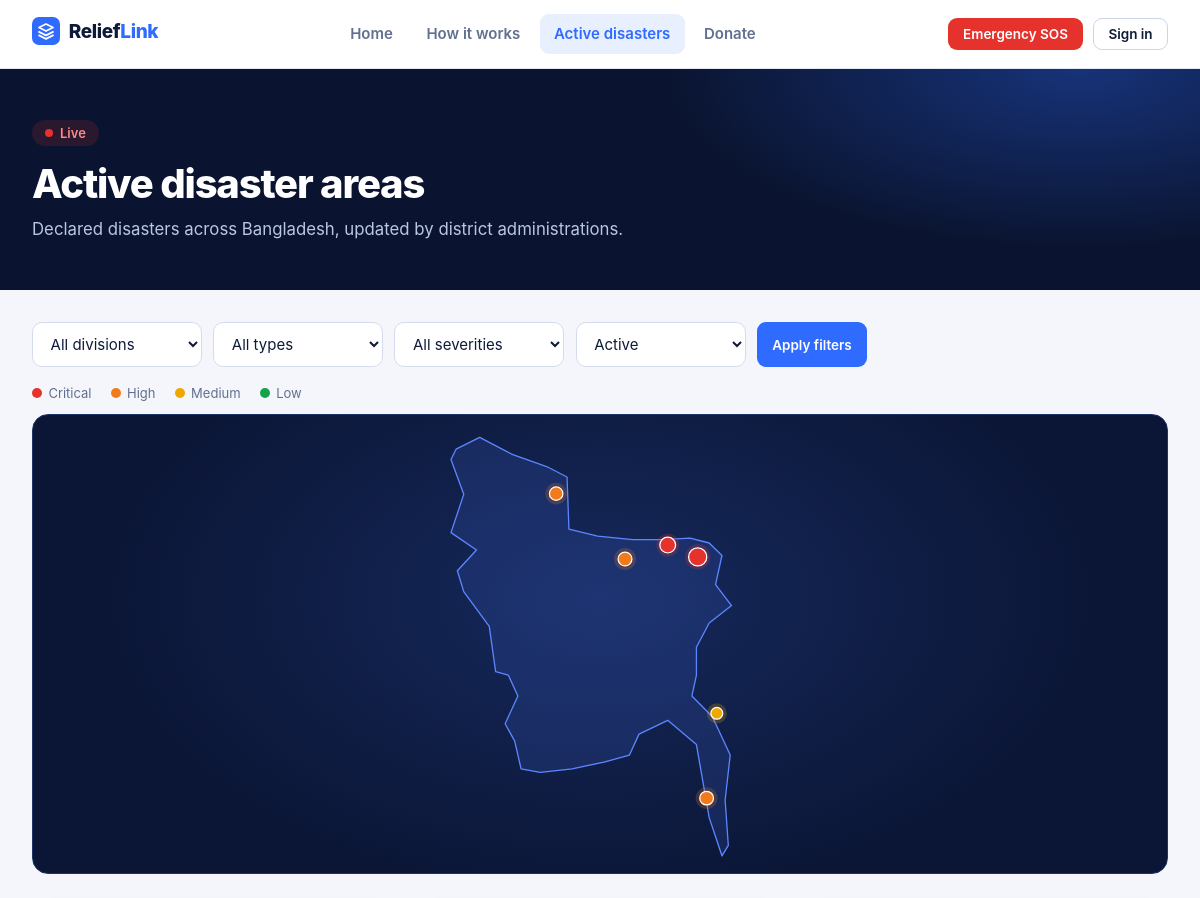
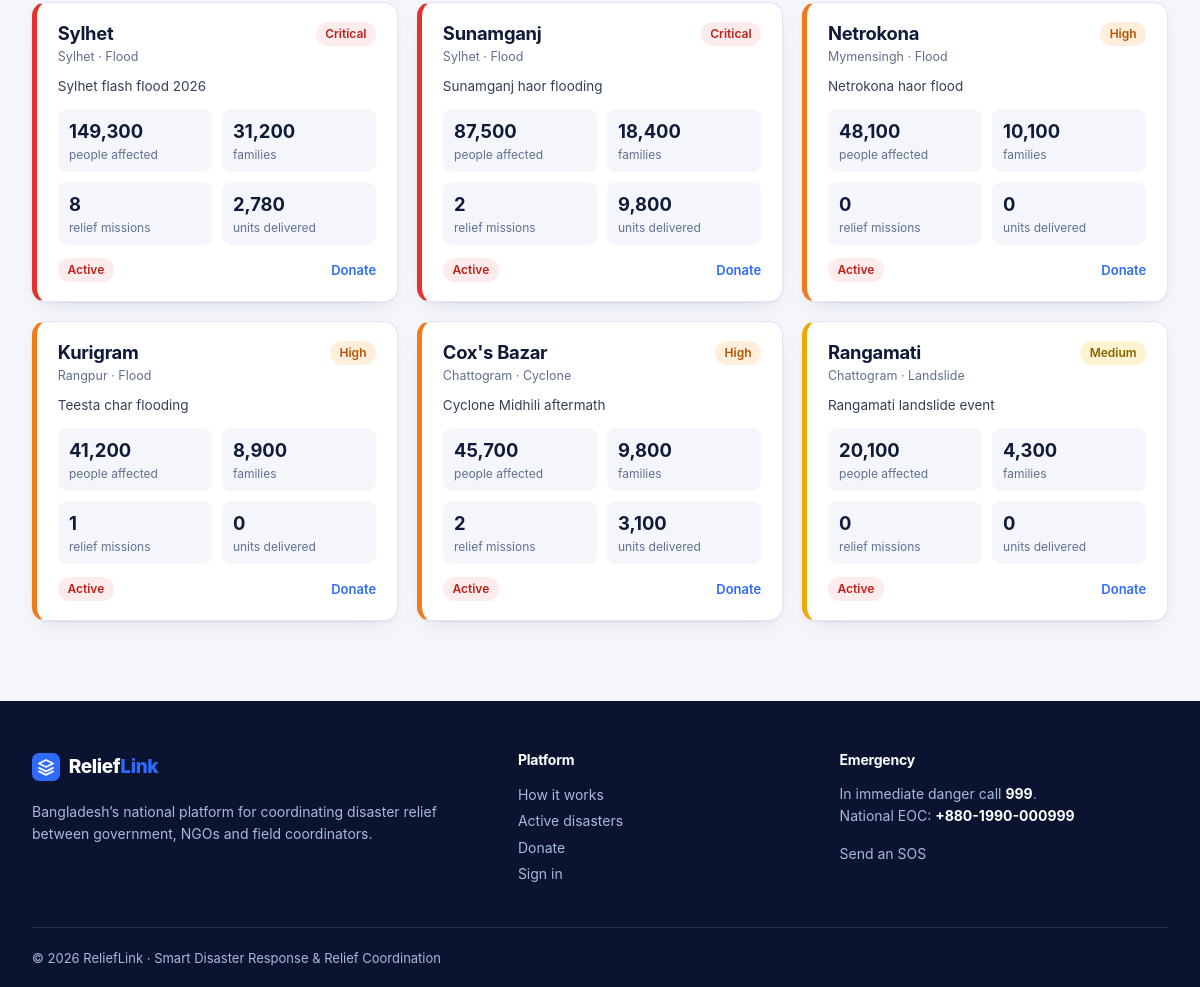
The page /disasters.php on the database its author committed (2 pictures, top to bottom).
### tables this page shows
CREATE TABLE disasters (
  id INT AUTO_INCREMENT PRIMARY KEY, title VARCHAR(160) NOT NULL,
  type ENUM('flood','cyclone','landslide','erosion','earthquake','fire','drought','other') NOT NULL,
  severity ENUM('low','medium','high','critical') NOT NULL, status ENUM('active','monitoring','resolved') NOT NULL DEFAULT 'active',
  district_id INT NOT NULL, affected_people INT NOT NULL DEFAULT 0, families INT NOT NULL DEFAULT 0, description TEXT NULL,
  declared_by INT NULL, declared_at DATETIME NOT NULL DEFAULT CURRENT_TIMESTAMP,
  FOREIGN KEY (district_id) REFERENCES districts(id), INDEX (status, severity)
);

CREATE TABLE districts (
  id INT AUTO_INCREMENT PRIMARY KEY, name VARCHAR(60) NOT NULL UNIQUE, division VARCHAR(40) NOT NULL,
  lat DECIMAL(8,5) NOT NULL, lng DECIMAL(8,5) NOT NULL, INDEX (division)
);

### disasters.php (the view, shortened to what this page needs)
<?php
require __DIR__ . '/includes/bootstrap.php';
require __DIR__ . '/includes/layout.php';
$div  = $_GET['division'] ?? ''; $type = $_GET['type'] ?? ''; $sev = $_GET['severity'] ?? ''; $st = $_GET['status'] ?? 'active';
$where = ['1=1']; $p = [];
if (in_array($st, ['active', 'monitoring', 'resolved'], true)) { $where[] = 'd.status=?'; $p[] = $st; }
$list = rows('SELECT d.*, di.name AS district, di.division, di.lat, di.lng,
    (SELECT COUNT(*) FROM relief_missions m WHERE m.disaster_id=d.id) AS missions,
    (SELECT COALESCE(SUM(m.delivered_qty),0) FROM relief_missions m WHERE m.disaster_id=d.id) AS delivered
    FROM disasters d JOIN districts di ON di.id=d.district_id WHERE ' . implode(' AND ', $where) . '
    ORDER BY FIELD(d.severity,"critical","high","medium","low"), d.declared_at DESC', $p);
$points = array_map(fn($d) => ['title' => $d['title'], 'name' => $d['district'], 'severity' => $d['severity'], 'status' => $d['status'], 'people' => $d['affected_people'], 'lat' => $d['lat'], 'lng' => $d['lng']], $list);
$divisions = array_column(rows('SELECT DISTINCT division FROM districts ORDER BY division'), 'division');
public_head('Active Disasters', 'disasters'); ?>
<section class="page-hero"><div class="container"><span class="tag"><span class="dot"></span> Live</span><h1>Active disaster areas</h1><p>Declared disasters across Bangladesh, updated by district administrations.</p></div></section>
<section class="s" style="padding-top:2rem"><div class="container">
  <form class="filters" method="get">
    <select name="division" aria-label="Division"><option value="">All divisions</option><?php foreach ($divisions as $d): ?><option <?= $div === $d ? 'selected' : '' ?>><?= e($d) ?></option><?php endforeach; ?></select>
    <select name="type" aria-label="Type"><option value="">All types</option><?= opts(DISASTER_TYPES, $type) ?></select>
    <select name="severity" aria-label="Severity"><option value="">All severities</option><?= opts(SEVERITIES, $sev) ?></select>
    <select name="status" aria-label="Status"><option value="">Any status</option><?= opts(['active', 'monitoring', 'resolved'], $st) ?></select>
    <button class="btn btn-primary btn-sm">Apply filters</button>
  </form>
  <div class="legend"><span><i style="background:var(--red)"></i>Critical</span><span><i style="background:var(--orange)"></i>High</span><span><i style="background:var(--amber)"></i>Medium</span><span><i style="background:var(--green)"></i>Low</span></div>
  <div class="maplg" data-map='<?= e(json_encode($points)) ?>'></div>
  <div class="dgrid">
    <?php foreach ($list as $d): ?>
      <article class="dcard <?= e($d['severity']) ?>">
        <header><div><h3><?= e($d['district']) ?></h3><small><?= e($d['division']) ?> · <?= e(ucfirst($d['type'])) ?></small></div><?= badge($d['severity']) ?></header>
        <p style="font-size:13.5px;color:#334155"><?= e($d['title']) ?></p>
        <div class="nums"><div><b><?= number_format($d['affected_people']) ?></b>people affected</div><div><b><?= number_format($d['families']) ?></b>families</div><div><b><?= (int)$d['missions'] ?></b>relief missions</div><div><b><?= number_format($d['delivered']) ?></b>units delivered</div></div>
        <div style="margin-top:.8rem;display:flex;justify-content:space-between;align-items:center"><?= badge($d['status']) ?><a href="<?= url('donate.php?disaster=' . $d['id']) ?>" style="font-size:13px;font-weight:600">Donate</a></div>
      </article>
    <?php endforeach; ?>
  </div>
</div></section>
<?php public_foot();

### includes/layout.php (shortened to what this page needs)
<?php
function logo(): string {
    return '<span class="logo"><svg viewBox="0 0 32 32" width="28" height="28" aria-hidden="true"><rect width="32" height="32" rx="8" fill="#2F6BFF"/><path d="M8 12l8-4 8 4-8 4-8-4zm0 5l8 4 8-4M8 21l8 4 8-4" fill="none" stroke="#fff" stroke-width="2" stroke-linejoin="round" stroke-linecap="round"/></svg><b>Relief<i>Link</i></b></span>';
}
function head(string $title, string $bodyClass = ''): void {
    $u = user(); $st = $u ? user_settings($u['settings'] ?? null) : [];
    echo '<!doctype html><html lang="en"><head><meta charset="utf-8"><meta name="viewport" content="width=1280">'
       . '<title>' . e($title) . ' · ' . e(APP_NAME) . '</title>'
       . '<link rel="icon">'
       . '<link rel="stylesheet" href="' . e(url('assets/css/style.css')) . '"></head>'
       . '<body class="' . e($bodyClass) . ($st && !empty($st['datasaver']) ? ' data-saver' : '') . '" data-base="' . e(base_path()) . '" data-csrf="' . e(csrf_token()) . '"'
       . ($u ? ' data-offline="' . (int)$st['offline'] . '" data-autosync="' . (int)$st['autosync'] . '" data-datasaver="' . (int)$st['datasaver'] . '" data-uid="' . (int)$u['id'] . '"' : '') . '>';
}
function public_head(string $title, string $active = ''): void {
    head($title, 'public');
    $u = user();
    $links = ['home' => ['', 'Home'], 'works' => ['how-it-works.php', 'How it works'], 'disasters' => ['disasters.php', 'Active disasters'], 'donate' => ['donate.php', 'Donate']];
    echo '<header class="nav"><div class="container nav-in"><a href="' . e(url('')) . '" class="brand" aria-label="ReliefLink home">' . logo() . '</a><nav aria-label="Main">';
    foreach ($links as $k => [$href, $label]) echo '<a href="' . e(url($href)) . '"' . ($active === $k ? ' class="on"' : '') . '>' . e($label) . '</a>';
    echo '</nav><div class="nav-cta"><a class="btn btn-red btn-sm" href="' . e(url('sos.php')) . '">Emergency SOS</a>';
    echo $u ? '<a class="btn btn-primary btn-sm" href="' . e(url('dashboard/')) . '">Dashboard</a>' : '<a class="btn btn-outline btn-sm" href="' . e(url('login.php')) . '">Sign in</a>';
    echo '</div></div></header>';
}
function public_foot(): void {
    echo '<footer class="foot"><div class="container foot-in"><div><span class="logo-w">' . logo() . '</span><p>Bangladesh&rsquo;s national platform for coordinating disaster relief between government, NGOs and field coordinators.</p></div>'
       . '<div><h5>Platform</h5><a href="' . e(url('how-it-works.php')) . '">How it works</a><a href="' . e(url('disasters.php')) . '">Active disasters</a><a href="' . e(url('donate.php')) . '">Donate</a><a href="' . e(url('login.php')) . '">Sign in</a></div>'
       . '<div><h5>Emergency</h5><p>In immediate danger call <b>999</b>.<br>National EOC: <b>' . e(EOC_PHONE) . '</b></p><a href="' . e(url('sos.php')) . '">Send an SOS</a></div></div>'
       . '<div class="container foot-bot">© ' . date('Y') . ' ReliefLink · Smart Disaster Response &amp; Relief Coordination</div></footer>'
       . '<script src="' . e(url('assets/js/map.js')) . '"></script><script src="' . e(url('assets/js/charts.js')) . '"></script><script src="' . e(url('assets/js/main.js')) . '"></script></body></html>';
}

### includes/bootstrap.php (shortened to what this page needs)
<?php
function base_path(): string {
    static $b = null;
    if ($b !== null) return $b;
    $root = str_replace('\\', '/', (string)realpath(__DIR__ . '/..'));
    $doc  = str_replace('\\', '/', (string)realpath($_SERVER['DOCUMENT_ROOT'] ?? ''));
    if ($doc !== '' && strpos($root, $doc) === 0) return $b = rtrim(substr($root, strlen($doc)), '/');
    $dir = str_replace('\\', '/', dirname($_SERVER['SCRIPT_NAME'] ?? ''));
    $dir = preg_replace('#/(dashboard|api)$#', '', $dir);
    return $b = rtrim($dir === '/' ? '' : $dir, '/');
}
function url(string $path = ''): string { return base_path() . '/' . ltrim($path, '/'); }
function e($v): string { return htmlspecialchars((string)$v, ENT_QUOTES | ENT_SUBSTITUTE, 'UTF-8'); }
function opts(array $items, ?string $sel = null): string {
    $o = '';
    foreach ($items as $i) $o .= '<option value="' . e($i) . '"' . ((string)$sel === (string)$i ? ' selected' : '') . '>' . e(ucfirst(str_replace('_', ' ', (string)$i))) . '</option>';
    return $o;
}
function badge(string $status): string {
    static $map = [
        'critical' => 'red', 'high' => 'orange', 'medium' => 'amber', 'low' => 'green',
        'active' => 'red', 'monitoring' => 'amber', 'resolved' => 'green',
        'pending' => 'amber', 'confirmed' => 'green', 'verified' => 'green', 'rejected' => 'red',
        'new' => 'red', 'assigned' => 'blue', 'planned' => 'gray', 'in_transit' => 'blue',
        'completed' => 'green', 'cancelled' => 'gray', 'suspended' => 'red',
    ];
    return '<span class="badge b-' . ($map[$status] ?? 'gray') . '">' . e(ucfirst(str_replace('_', ' ', $status))) . '</span>';
}
function db(): PDO {
    static $pdo = null;
    if ($pdo) return $pdo;
    try {
        $pdo = new PDO('mysql:host=' . DB_HOST . ';dbname=' . DB_NAME . ';charset=utf8mb4', DB_USER, DB_PASS, [
            PDO::ATTR_ERRMODE => PDO::ERRMODE_EXCEPTION,
            PDO::ATTR_DEFAULT_FETCH_MODE => PDO::FETCH_ASSOC,
            PDO::ATTR_EMULATE_PREPARES => false,
        ]);
        $pdo->exec("SET time_zone = '+06:00'");
    } catch (PDOException $ex) {
        http_response_code(500);
        exit('<h1>Database connection failed</h1><p>Import <code>database/schema.sql</code> and check <code>config/config.php</code>.</p>');
    }
    return $pdo;
}
function q(string $sql, array $p = []): PDOStatement {
    $st = db()->prepare($sql);
    foreach (array_values($p) as $i => $v) {
        $st->bindValue($i + 1, $v, $v === null ? PDO::PARAM_NULL : (is_int($v) ? PDO::PARAM_INT : PDO::PARAM_STR));
    }
    $st->execute();
    return $st;
}
function rows(string $sql, array $p = []): array { return q($sql, $p)->fetchAll(); }
function csrf_token(): string {
    return $_SESSION['csrf'];
}
function user(): ?array {
    static $u = false;
    if ($u !== false) return $u;
    $u = null;
    return $u;
}

### rows shown on the page
disasters: district.name "Sylhet", district.division "Sylhet", type "Flood", severity "Critical Active", title "Sylhet flash flood 2026", affected_people "149,300", families "31,200", missions "8", delivered "2,780"
disasters: district.name "Sunamganj", district.division "Sylhet", type "Flood", severity "Critical Active", title "Sunamganj haor flooding", affected_people "87,500", families "18,400", missions "2", delivered "9,800"
disasters: district.name "Netrokona", district.division "Mymensingh", type "Flood", severity "High Active", title "Netrokona haor flood", affected_people "48,100", families "10,100", missions "0", delivered "0"
disasters: district.name "Kurigram", district.division "Rangpur", type "Flood", severity "High Active", title "Teesta char flooding", affected_people "41,200", families "8,900", missions "1", delivered "0"
disasters: district.name "Cox's Bazar", district.division "Chattogram", type "Cyclone", severity "High Active", title "Cyclone Midhili aftermath", affected_people "45,700", families "9,800", missions "2", delivered "3,100"
disasters: district.name "Rangamati", district.division "Chattogram", type "Landslide", severity "Medium Active", title "Rangamati landslide event", affected_people "20,100", families "4,300", missions "0", delivered "0"

### other values the page prints
$label "Home"
$label "How it works"
$label "Active disasters"
$label "Donate"
EOC_PHONE "+880-1990-000999"
form field status "Active"
